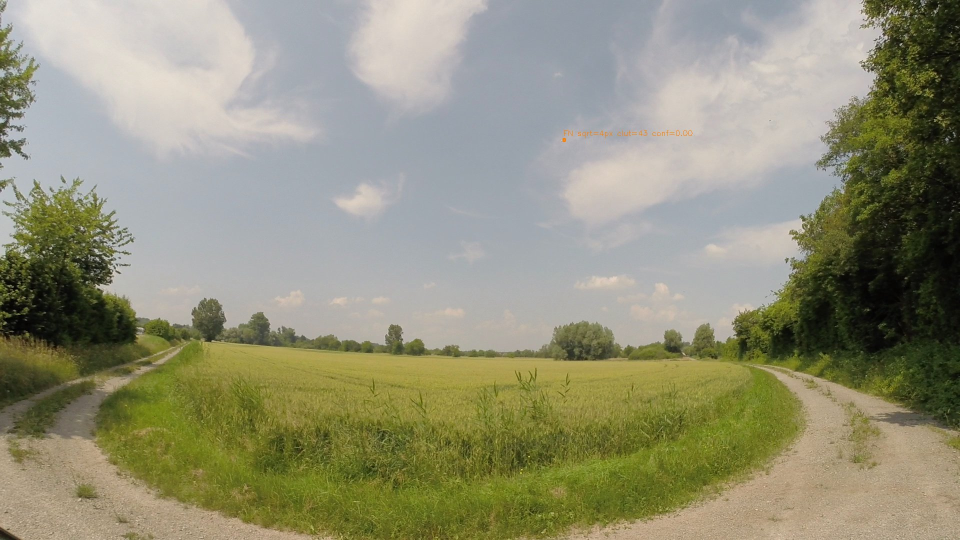
#> input picture analytics/spec_analysis/visual_cases/ft2_1280/dataset_rgb/FN_smallest_00_wosdetc_gopro_007_002206.jpg, 1920 x 1080 px (shown at 1/2 size)
$ python ir_augmentor.py ../../analytics/spec_analysis/visual_cases/ft2_1280/dataset_rgb/FN_smallest_00_wosdetc_gopro_007_002206.jpg out.png
#> lines starting #> are read from the running program, lines starting #| are printed output that depends on the picture
"""
IR-specific augmentation pipeline for drone detection.

Augmentations are applied in physically correct order:
  1. Polarity flip       — scene-level (camera polarity setting)
  2. Background shift    — scene-level (ambient temperature change)
  3. Gamma / tone curve  — scene-level (camera tone mapping pipeline)
  4. Contrast degrade    — scene-level (drone ≈ background temperature)
  5. Sensor noise        — sensor-level (detector noise + striping)
  6. CLAHE               — post-processing (local contrast enhancement)
  7. Gaussian defocus    — optics-level (lens out of focus)
  8. Motion blur         — optics-level (fast-moving target)
  9. Scale / copy-paste  — spatial-level (drone size variation)

Usage:
    from scripts.augmentation.ir_augmentor import IRAugmentor

    augmentor = IRAugmentor.from_config(config)
    img, labels = augmentor(img, labels)

Or integrated into Ultralytics via callback:
    from scripts.augmentation.ir_augmentor import register_ir_augmentations
    register_ir_augmentations(trainer, config)
"""

import random
from dataclasses import dataclass, field
from typing import Optional

import cv2
import numpy as np


@dataclass
class IRAugConfig:
    """Configuration for IR augmentation pipeline."""

    # Pre-Aug 0a: Percentile normalization (sensor-domain harmonization)
    percentile_normalize: bool = True
    percentile_lo: float = 2.0   # lower percentile
    percentile_hi: float = 98.0  # upper percentile

    # Pre-Aug 0b: Local contrast normalization (high-pass filter)
    local_contrast_prob: float = 0.5
    local_contrast_sigma: float = 30.0  # Gaussian sigma for background estimation

    # Aug 1: Polarity flip
    polarity_flip_prob: float = 0.3

    # Aug 2: Background temperature shift
    background_shift_prob: float = 0.2
    background_shift_range: tuple = (-35, 35)

    # Aug 3: Gamma / tone curve variation
    gamma_prob: float = 0.20
    gamma_range: tuple = (0.7, 1.4)

    # Aug 4: Contrast degradation
    contrast_degrade_prob: float = 0.2
    contrast_degrade_severity: tuple = (0.15, 0.45)

    # Aug 5: Sensor noise
    sensor_noise_prob: float = 0.15
    sensor_noise_std: tuple = (5, 20)
    sensor_stripe_prob: float = 0.3  # prob of adding horizontal striping GIVEN noise is applied

    # Aug 6: Gaussian defocus
    gaussian_defocus_prob: float = 0.10
    gaussian_defocus_kernel: tuple = (3, 7)  # min, max (odd values only)

    # Aug 7: Motion blur
    motion_blur_prob: float = 0.15
    motion_blur_kernel: tuple = (3, 15)

    # Aug 6 (new): CLAHE — local contrast enhancement
    clahe_prob: float = 0.0        # off by default; enable in config
    clahe_clip_limit: tuple = (2.0, 4.0)   # random clip limit range
    clahe_tile_grid: int = 8       # tile grid size for CLAHE

    # Aug 9: Copy-paste with thermal blending
    # *** Disabled by default for IR — pasting violates thermal physics ***
    copy_paste_prob: float = 0.0
    copy_paste_scale_range: tuple = (0.5, 3.0)
    copy_paste_thermal_blend: float = 0.3

    # Curriculum: augmentation intensity ramp (0.0 = no aug, 1.0 = full aug)
    curriculum_enabled: bool = False
    curriculum_warmup_epochs: int = 30   # epochs with minimal aug
    curriculum_ramp_epochs: int = 50     # epochs to ramp from minimal to full

    # [13 lines left out: function from_dict, not called in this run]


class IRAugmentor:
    """
    IR-specific augmentation pipeline.

    Applies augmentations in physically correct order:
    sensor-normalization → scene-level → sensor-level → optics-level → spatial-level.
    """

    def __init__(self, config: Optional[IRAugConfig] = None):
        self.cfg = config or IRAugConfig()
        self._current_epoch = 0
        self._aug_scale = 1.0  # curriculum multiplier (0.0 = no aug, 1.0 = full)

    # [20 lines left out: functions from_config, set_epoch, not called in this run]

    def _should_apply(self, base_prob: float) -> bool:
        """Apply augmentation with probability scaled by curriculum."""
        return random.random() < base_prob * self._aug_scale

    # [97 lines left out: functions __call__, percentile_normalize, local_contrast_norm, not called in this run]

    # ── Aug 1: Polarity Flip ──────────────────────────────────────

    def polarity_flip(self, img: np.ndarray) -> np.ndarray:
        """
        Invert image intensities to simulate white-hot ↔ black-hot switch.

        In IR imaging, cameras can display hot objects as bright (white-hot)
        or dark (black-hot). This is a camera setting, not a physical change,
        so it should be the first augmentation.
        """
        if self._should_apply(self.cfg.polarity_flip_prob):
            return 255 - img
        return img

    # ── Aug 2: Background Temperature Shift ───────────────────────

    def background_shift(self, img: np.ndarray) -> np.ndarray:
        """
        Shift entire image intensity to simulate different ambient temperatures.

        Morning cold sky = dark background, afternoon hot ground = bright.
        The model should detect drones by local contrast, not absolute brightness.
        """
        if self._should_apply(self.cfg.background_shift_prob):
            lo, hi = self.cfg.background_shift_range
            shift = random.randint(lo, hi)
            img = img.astype(np.int16) + shift
            img = np.clip(img, 0, 255).astype(np.uint8)
        return img

    # ── Aug 3: Gamma / Tone Curve Variation ───────────────────────

    def gamma_tone_curve(self, img: np.ndarray) -> np.ndarray:
        """
        Apply random gamma correction to simulate different IR camera
        tone mapping pipelines.

        Different IR cameras apply nonlinear tone curves to map scene
        radiance to display values. Two sensors can render the same
        scene very differently. Gamma variation is the single most
        effective augmentation for cross-sensor IR robustness.

        gamma < 1.0: brightens dark areas (expands shadows)
        gamma > 1.0: darkens midtones (compresses shadows)
        """
        if self._should_apply(self.cfg.gamma_prob):
            lo, hi = self.cfg.gamma_range
            gamma = random.uniform(lo, hi)
            # Normalize to [0,1], apply gamma, scale back
            img = np.power(img.astype(np.float32) / 255.0, gamma) * 255.0
            img = np.clip(img, 0, 255).astype(np.uint8)
        return img

    # ── Aug 4: Contrast Degradation ───────────────────────────────

    def contrast_degrade(self, img: np.ndarray) -> np.ndarray:
        """
        Reduce contrast by blending image toward its mean intensity.

        Simulates the hardest IR detection scenario: drone temperature ≈
        background temperature. Forces the model to use shape/texture cues
        instead of relying on high thermal contrast.
        """
        if self._should_apply(self.cfg.contrast_degrade_prob):
            lo, hi = self.cfg.contrast_degrade_severity
            severity = random.uniform(lo, hi)
            mean_val = img.mean()
            img = img.astype(np.float32) * (1 - severity) + mean_val * severity
            img = np.clip(img, 0, 255).astype(np.uint8)
        return img

    # ── Aug 5: Sensor Noise ───────────────────────────────────────

    def sensor_noise(self, img: np.ndarray) -> np.ndarray:
        """
        Add realistic IR sensor noise patterns.

        Includes:
        - Gaussian read noise (all sensors)
        - Horizontal striping artifacts (common in uncooled LWIR microbolometers)

        Applied after scene-level transforms because noise is added by the
        sensor during image capture, not present in the scene.
        """
        if self._should_apply(self.cfg.sensor_noise_prob):
            lo, hi = self.cfg.sensor_noise_std
            noise_std = random.uniform(lo, hi)

            noise = np.random.normal(0, noise_std, img.shape).astype(np.float32)

            # Add horizontal striping (row-correlated noise)
            if random.random() < self.cfg.sensor_stripe_prob:
                h = img.shape[0]
                stripe_std = noise_std * 0.5
                stripe = np.random.normal(0, stripe_std, (h, 1)).astype(np.float32)
                if len(img.shape) == 3:
                    stripe = stripe[:, :, np.newaxis]
                noise = noise + stripe

            img = img.astype(np.float32) + noise
            img = np.clip(img, 0, 255).astype(np.uint8)
        return img

    # ── Aug 6: CLAHE (Contrast Limited Adaptive Histogram Equalization) ──

    # [36 lines left out: function clahe_enhance, not called in this run]

    # ── Aug 7: Gaussian Defocus ───────────────────────────────────

    def gaussian_defocus(self, img: np.ndarray) -> np.ndarray:
        """
        Apply Gaussian blur to simulate an out-of-focus IR camera.

        Different failure mode from motion blur — this is a uniform optical
        blur across the entire image. IR cameras often lose focus in field
        conditions due to temperature changes affecting lens geometry.
        """
        if self._should_apply(self.cfg.gaussian_defocus_prob):
            lo, hi = self.cfg.gaussian_defocus_kernel
            # Kernel must be odd
            k = random.randrange(lo, hi + 1, 2)
            if k % 2 == 0:
                k += 1
            sigma = k / 3.0  # reasonable sigma for kernel size
            img = cv2.GaussianBlur(img, (k, k), sigma)
        return img

    # ── Aug 7: Motion Blur ────────────────────────────────────────

    def motion_blur(self, img: np.ndarray) -> np.ndarray:
        """
        Apply directional motion blur to simulate fast-moving targets.

        Creates the characteristic "streak" appearance of drones moving
        quickly through the IR field of view. Applied after defocus because
        motion blur occurs during exposure, after optical focusing.

        Kernel range capped at 15px to avoid unrealistic streaks that are
        longer than typical drone sizes in IR imagery.
        """
        if self._should_apply(self.cfg.motion_blur_prob):
            lo, hi = self.cfg.motion_blur_kernel
            kernel_size = random.randint(lo, hi)
            angle = random.randint(0, 180)

            # Build directional kernel
            kernel = np.zeros((kernel_size, kernel_size), dtype=np.float32)
            center = kernel_size // 2
            radian = angle * np.pi / 180
            dx, dy = np.cos(radian), np.sin(radian)

            for i in range(-center, center + 1):
                x = int(round(center + i * dx))
                y = int(round(center + i * dy))
                if 0 <= x < kernel_size and 0 <= y < kernel_size:
                    kernel[y, x] = 1.0

            total = kernel.sum()
            if total > 0:
                kernel /= total
                img = cv2.filter2D(img, -1, kernel)
        return img

    # ── Aug 8: Copy-Paste with Thermal Blending ──────────────────

    # [308 lines left out: functions copy_paste_drone, _has_overlap, register_ir_augmentations, not called in this run]


# ── Standalone Testing ────────────────────────────────────────────

if __name__ == "__main__":
    """Quick visual test: apply all augmentations to a sample image."""
    import sys

    if len(sys.argv) < 2:
        print("Usage: python ir_augmentor.py <image_path> [output_path]")
        print("  Applies all IR augmentations and saves side-by-side comparison.")
        sys.exit(1)

    img_path = sys.argv[1]
    out_path = sys.argv[2] if len(sys.argv) > 2 else "ir_aug_demo.jpg"

    img = cv2.imread(img_path, cv2.IMREAD_GRAYSCALE)
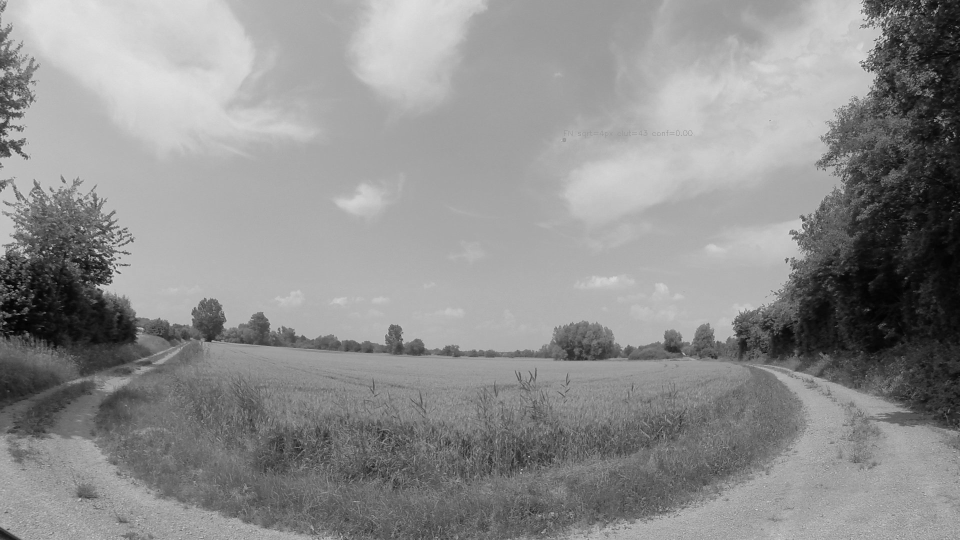
#> img: shape (1080, 1920) (shown at 1/2 size); min 0, max 232, mean 142
    if img is None:
        print(f"Could not read: {img_path}")
        sys.exit(1)

    print(f"Input: {img_path} ({img.shape})")
#| Input: ../../analytics/spec_analysis/visual_cases/ft2_1280/dataset_rgb/FN_smallest_00_wosdetc_gopro_007_002206.jpg ((1080, 1920))

    # Create augmentor with all augmentations at 100% probability for demo
    demo_cfg = IRAugConfig(
        polarity_flip_prob=1.0,
        background_shift_prob=1.0,
        contrast_degrade_prob=1.0,
        sensor_noise_prob=1.0,
        gaussian_defocus_prob=1.0,
        motion_blur_prob=1.0,
        copy_paste_prob=0.0,  # skip — need labels
    )
    augmentor = IRAugmentor(demo_cfg)

    # Apply each augmentation individually for comparison
    results = [("Original", img.copy())]
    names = [
        ("1_Polarity", augmentor.polarity_flip),
        ("2_BgShift", augmentor.background_shift),
        ("3_Gamma", augmentor.gamma_tone_curve),
        ("4_Contrast", augmentor.contrast_degrade),
        ("5_Noise", augmentor.sensor_noise),
        ("6_Defocus", augmentor.gaussian_defocus),
        ("7_MotionBlur", augmentor.motion_blur),
    ]

    # Force each one to apply
    old_probs = {}
    for attr in dir(demo_cfg):
        if attr.endswith("_prob"):
            old_probs[attr] = getattr(demo_cfg, attr)
            setattr(demo_cfg, attr, 1.0)

    for name, fn in names:
        result = fn(img.copy())
        results.append((name, result))
#> this loop made 7 passes
#> pass 1, `result = fn(img.copy())`:
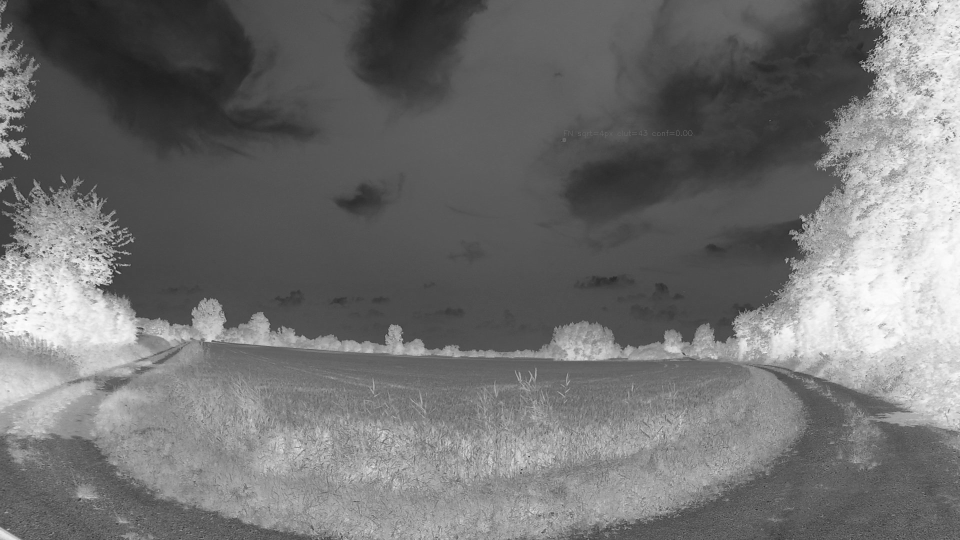
#> result: shape (1080, 1920) (shown at 1/2 size); min 23, max 255, mean 113
#> pass 3, in gamma_tone_curve, `img = np.power(img.astype(np.float32) / 255.0, gamma) * 255.0`:
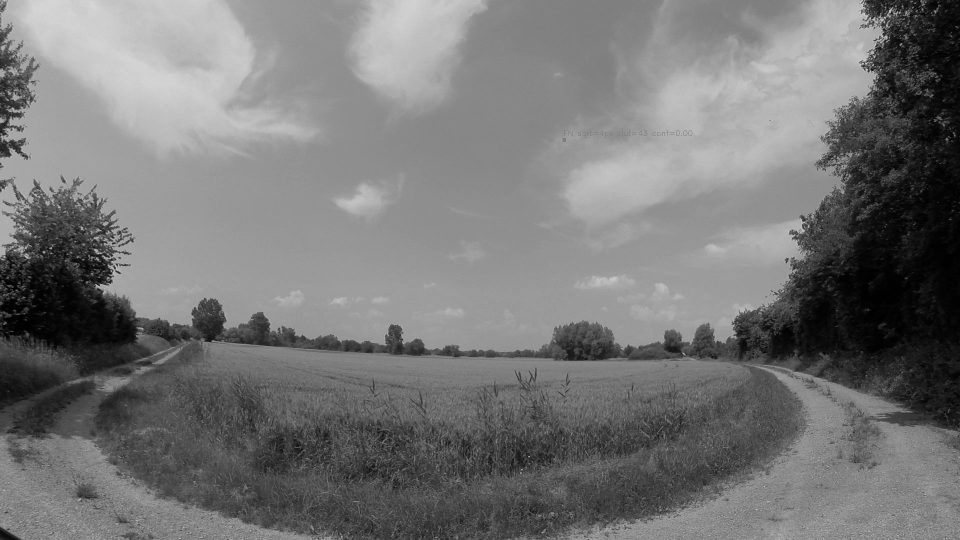
#> img: shape (1080, 1920) float32 (shown at 1/2 size); min 0, max 223.9, mean 118.3
#> after the loop, results = 8 items

    # Restore
    for attr, val in old_probs.items():
        setattr(demo_cfg, attr, val)

    # Stack horizontally
    max_h = max(r[1].shape[0] for r in results)
#> max_h = 1080
    padded = []
    for name, r in results:
        if len(r.shape) == 2:
            r = cv2.cvtColor(r, cv2.COLOR_GRAY2BGR)
        pad_h = max_h - r.shape[0]
        if pad_h > 0:
            r = np.vstack([r, np.zeros((pad_h, r.shape[1], 3), dtype=np.uint8)])
        # Add label
        cv2.putText(r, name, (5, 20), cv2.FONT_HERSHEY_SIMPLEX, 0.5, (0, 255, 0), 1)
        padded.append(r)
#> this loop made 8 passes
#> name on passes 1 to 8: 'Original', '1_Polarity', '2_BgShift', '3_Gamma', '4_Contrast', '5_Noise', '6_Defocus', '7_MotionBlur'
#> after the loop, padded = 8 items

    montage = np.hstack(padded)
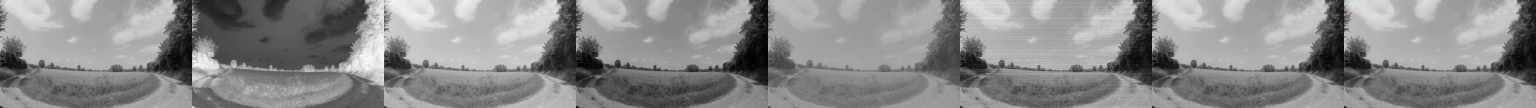
#> montage: shape (1080, 15360, 3) (shown at 1/10 size); mean of channels 0, 1, 2 137.5, 137.6, 137.5; drawn as B, G, R
    cv2.imwrite(out_path, montage)
    print(f"Saved: {out_path} ({montage.shape})")
#| Saved: out.png ((1080, 15360, 3))
